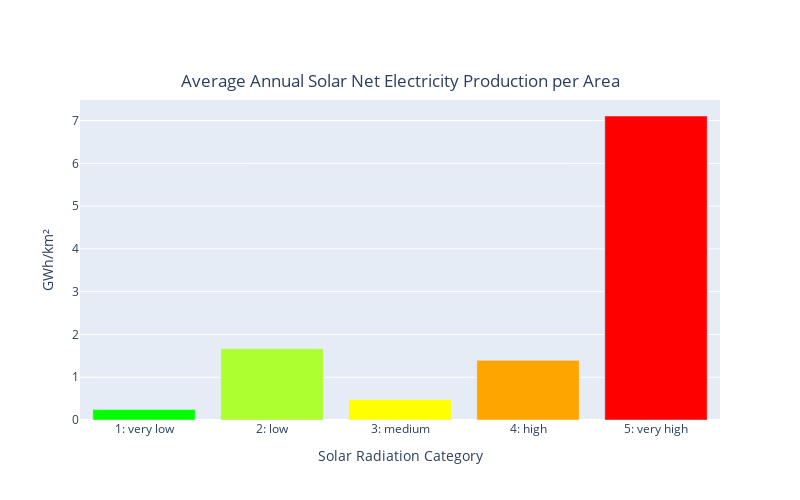

Notebook cell for this chart:
### Markdown cell above
#### Barcharts showing the Average Annual Solar Net Electricity Production

In order to verify the hypothesis, the countries' average annual solar net electricity productions in relation to their area are compared. The figure displays the data aggregated per radiation category. Countries categorized for higher radiation tend to have higher solar electricity production rates. Countries in the category "low", however, on average have a higher solar electricity production rate than countries in the categories "medium" or "high".

### Code cell
df_pivot_class = df_countries.pivot_table(index="solar_class", values=["solar_power_intensity_[GWh_per_km2]"], aggfunc="mean")

fig = px.bar(df_pivot_class, x=df_pivot_class.index, y="solar_power_intensity_[GWh_per_km2]",
             color=df_pivot_class.index,
             color_discrete_map=color_dict,
             title='Average Annual Solar Net Electricity Production per Area')

fig.update_layout(height=500, width=800, showlegend=False,
                  title={'y': 0.85, 'x': 0.5, 'xanchor': 'center', 'yanchor': 'top'})

fig.update_xaxes(title_text="Solar Radiation Category")
fig.update_yaxes(title_text="GWh/km²")

fig.show()

### Figure 1 — Plotly figure (JSON) as saved in the notebook; plotly's stock layout.template omitted (floating-point values rounded to 4 significant figures)
{"data": [{"alignmentgroup": "True", "hovertemplate": "solar_class=%{x}<br>solar_power_intensity_[GWh_per_km2]=%{y}<extra></extra>", "legendgroup": "1: very low", "marker": {"color": "#00FF00", "pattern": {"shape": ""}}, "name": "1: very low", "offsetgroup": "1: very low", "orientation": "v", "showlegend": true, "textposition": "auto", "type": "bar", "x": ["1: very low"], "xaxis": "x", "y": [0.2429], "yaxis": "y"}, {"alignmentgroup": "True", "hovertemplate": "solar_class=%{x}<br>solar_power_intensity_[GWh_per_km2]=%{y}<extra></extra>", "legendgroup": "2: low", "marker": {"color": "#ADFF2F", "pattern": {"shape": ""}}, "name": "2: low", "offsetgroup": "2: low", "orientation": "v", "showlegend": true, "textposition": "auto", "type": "bar", "x": ["2: low"], "xaxis": "x", "y": [1.667], "yaxis": "y"}, {"alignmentgroup": "True", "hovertemplate": "solar_class=%{x}<br>solar_power_intensity_[GWh_per_km2]=%{y}<extra></extra>", "legendgroup": "3: medium", "marker": {"color": "#FFFF00", "pattern": {"shape": ""}}, "name": "3: medium", "offsetgroup": "3: medium", "orientation": "v", "showlegend": true, "textposition": "auto", "type": "bar", "x": ["3: medium"], "xaxis": "x", "y": [0.48], "yaxis": "y"}, {"alignmentgroup": "True", "hovertemplate": "solar_class=%{x}<br>solar_power_intensity_[GWh_per_km2]=%{y}<extra></extra>", "legendgroup": "4: high", "marker": {"color": "#FFA500", "pattern": {"shape": ""}}, "name": "4: high", "offsetgroup": "4: high", "orientation": "v", "showlegend": true, "textposition": "auto", "type": "bar", "x": ["4: high"], "xaxis": "x", "y": [1.394], "yaxis": "y"}, {"alignmentgroup": "True", "hovertemplate": "solar_class=%{x}<br>solar_power_intensity_[GWh_per_km2]=%{y}<extra></extra>", "legendgroup": "5: very high", "marker": {"color": "#FF0000", "pattern": {"shape": ""}}, "name": "5: very high", "offsetgroup": "5: very high", "orientation": "v", "showlegend": true, "textposition": "auto", "type": "bar", "x": ["5: very high"], "xaxis": "x", "y": [7.105], "yaxis": "y"}], "layout": {"barmode": "relative", "height": 500, "legend": {"title": {"text": "solar_class"}, "tracegroupgap": 0}, "showlegend": false, "title": {"text": "Average Annual Solar Net Electricity Production per Area", "x": 0.5, "xanchor": "center", "y": 0.85, "yanchor": "top"}, "width": 800, "xaxis": {"anchor": "y", "categoryarray": ["1: very low", "2: low", "3: medium", "4: high", "5: very high"], "categoryorder": "array", "domain": [0, 1], "title": {"text": "Solar Radiation Category"}}, "yaxis": {"anchor": "x", "domain": [0, 1], "title": {"text": "GWh/km²"}}}}
